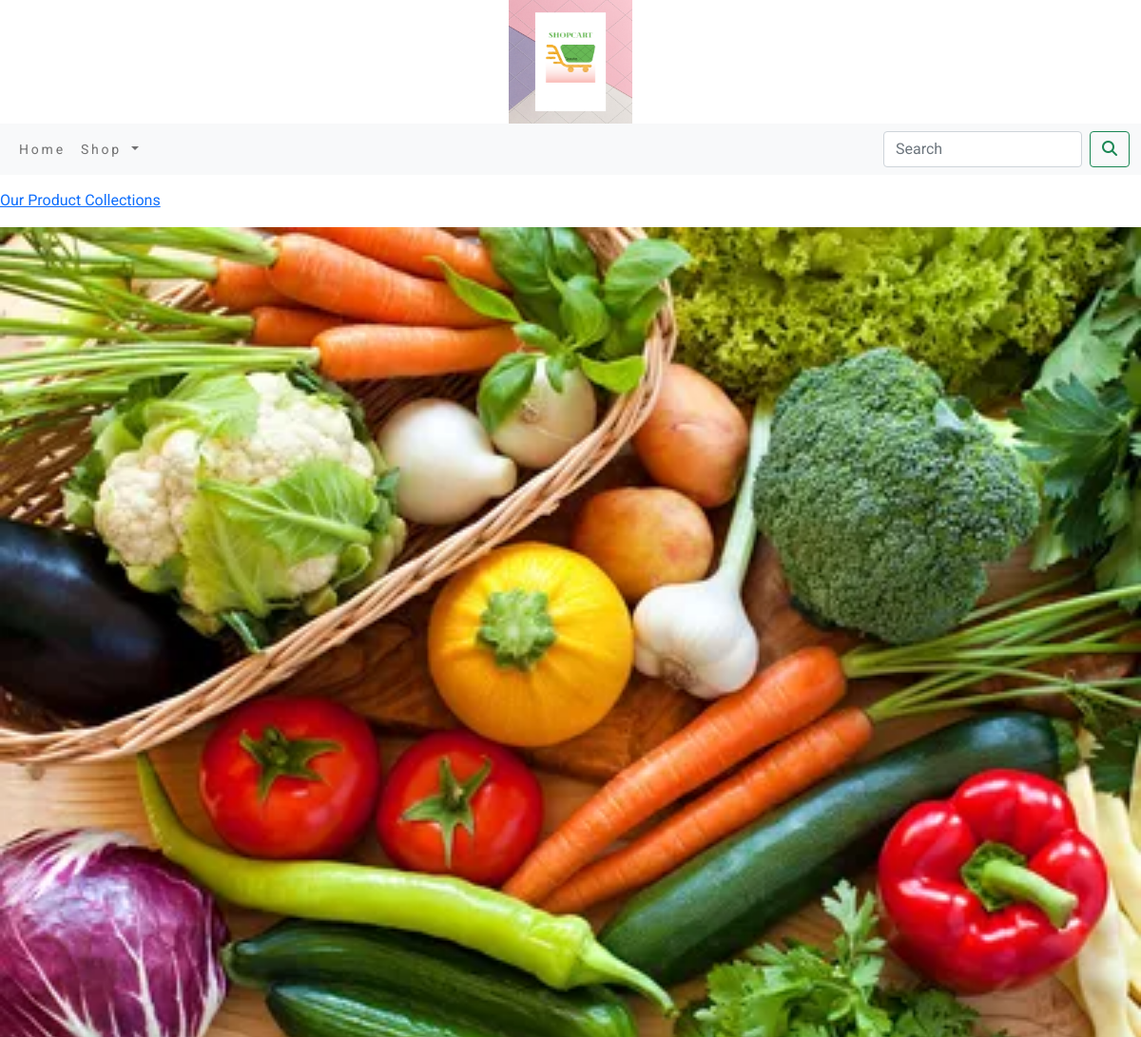
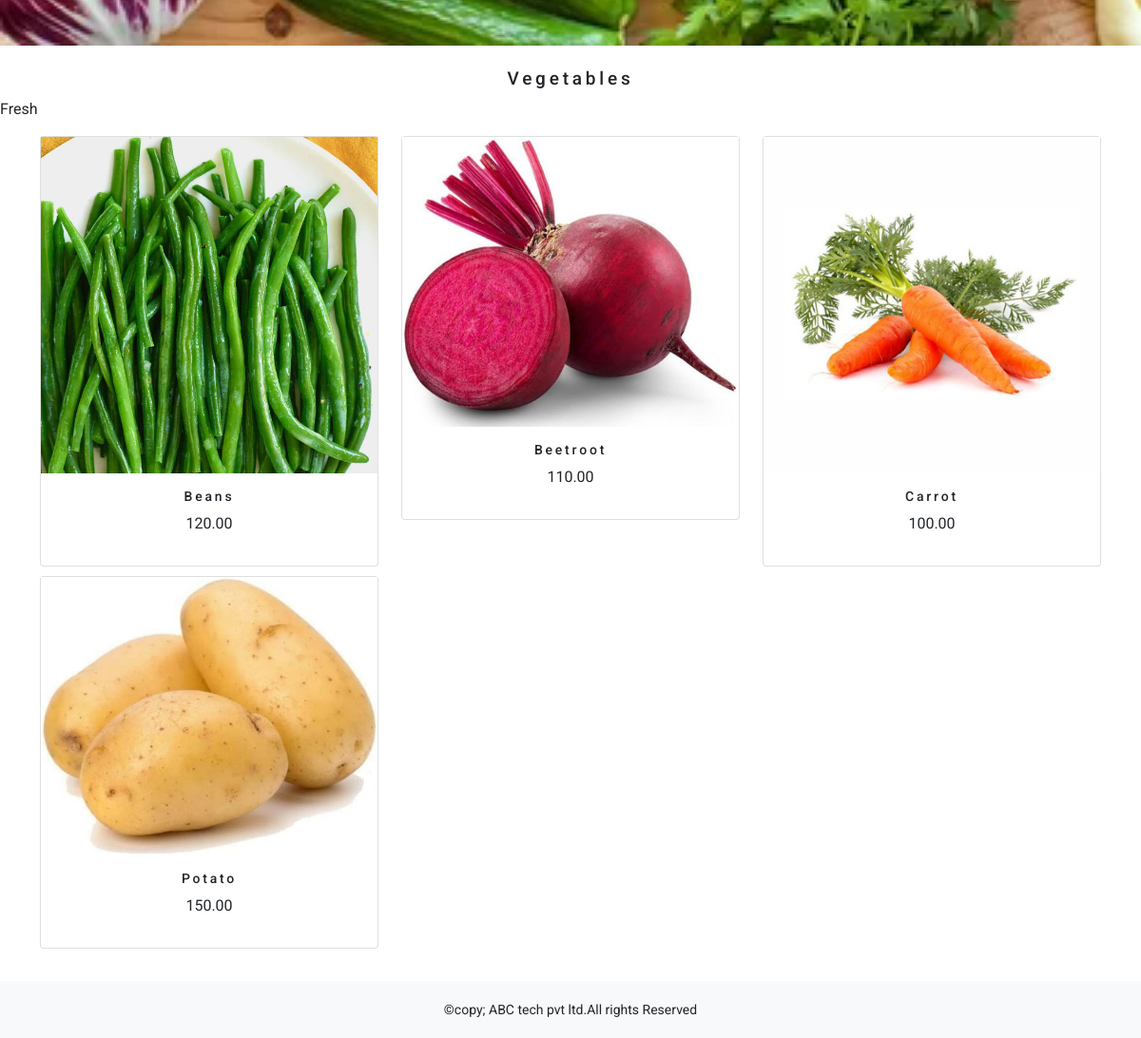
Page /ecommerce/vegetables/ on the committed database (2 pictures, top to bottom).
### ecommerceapp/models.py (models this page shows, shortened)
class Category(models.Model):
    name=models.CharField(max_length=250,unique=True)
    slug=models.SlugField(max_length=250,unique=True)
    desc=models.TextField(blank=True)
    image=models.ImageField(upload_to='category',blank=True)
    class Meta:
        ordering=('name',)
        verbose_name='category'
        verbose_name_plural='categories'
    def get_url(self):
        return reverse('ecommerceapp:products_by_category',args=[self.slug])

class Product(models.Model):
    name=models.CharField(max_length=250,unique=True)
    slug=models.SlugField(max_length=250,unique=True)
    desc=models.TextField(blank=True)
    price=models.DecimalField(max_digits=10,decimal_places=2)
    category=models.ForeignKey(Category,on_delete=models.CASCADE)
    image=models.ImageField(upload_to='product',blank=True,)
    stock=models.IntegerField()
    available=models.BooleanField(default=True)
    created=models.DateTimeField(auto_now_add=True)
    updated=models.DateTimeField(auto_now=True)
    def get_url(self):
         return  reverse('ecommerceapp:prodCatdetail',args=[self.category.slug,self.slug])
    class Meta:
        ordering = ('name',)
        verbose_name = 'product'
        verbose_name_plural = 'products'

### ecommerceapp/views.py (the view)
# urls.py: path('',views.allProdCat,name='allProdCat'),
def allProdCat(request,c_slug=None):
    c_page=None
    products_list=None
    if c_slug!=None:
        c_page=get_object_or_404(Category,slug=c_slug)
        products_list=Product.objects.all().filter(category=c_page,available=True)
    else:
        products_list=Product.objects.all().filter(available=True)
    paginator=Paginator(products_list,6)
    try:
        page=int(request.GET.get('page','1'))
    except:
        page=1
    try:
        products=paginator.page(page)
    except (EmptyPage,InvalidPage):
        products=paginator.page(paginator.num_pages)
    return render(request,"category.html",{'category':c_page,'products':products})

### cart/context_processors.py (called while the page is built)
def counter(request):
    item_count=0
    if 'admin' in request.path:
        return {}
    else:
        try:
            cart=Cart.objects.filter(cart_id=_cart_id(request))
            car_item=CartItem.objects.all().filter(cart=cart[:1])
            for cart_item in car_item:
                item_count += cart_item.quantity
        except Cart.DoesNotExist:
            item_count=0
    return dict(item_count=item_count)

### cart/views.py (called while the page is built)
def _cart_id(request):
    cart=request.session.session_key
    if not cart:
        cart=request.session.create()
    return cart

### ecommerceapp/context_processors.py (called while the page is built)
def menu_links(request):
    links=Category.objects.all()
    return dict(links=links)

### templates/category.html (shortened to what this page needs)
{% extends 'base.html' %}
{% load static %}
{% block content %}
{% if category %}
    <div>
        <div class="row my_row_class">
            <div class="mx-auto">
            <p><a href="{% url 'ecommerceapp:allProdCat' %}">Our Product Collections</a></p>
        </div>
            </div>
    </div>
    {% endif %}
<div class="mx-auto">
    {% if category %}
    <img class="my_image" src="{{category.image.url}}" alt="{{category.name}}">
</div>
     <br>
<div>
    <h1 class="text-center my_title" >{{category.name}}</h1>
    <p class="text-justify">{{category.desc}}</p>
</div>
     {% endif %}
<div class="container">
    <div class="row mx_auto">
        {% for product in products.object_list %}
        <div class="my_bottom_margin col-9 col-sm-12 col-md-4 col-lg-4">
            <div class="card text-center" style="min-width:18rem;">
                <a href="{{product.get_url}}"><img class="card-image-top my_image" src="{{product.image.url}}" alt="{{product.name}}"></a>
            <div class="card-body">
               <h4>{{product.name}}</h4>
                <p>{{product.price}}</p>
            </div>
            </div>
        </div>
        {% endfor %}
    </div>
    <br>
</div>
{% endblock %}

### static/css/custom.css (style rules this page uses)
body { font-family: 'Roboto', sans-serif; }
.my_row_class { padding-top : 15px; }
.my_image { width : 100%; height : auto; }
.my_title { font-size : 19px; text_transform : uppercase; letter-spacing :.2em; }
.my_bottom_margin { margin-bottom : 10px; }
.card-body h4 { font-size : 14px; text_transform : uppercase; letter-spacing : .2em; }

### rows in the picture
Category: image (picture), name "Vegetables", desc "Fresh"
Product: image (picture), name "Beans", price "120.00"
Product: image (picture), name "Beetroot", price "110.00"
Product: image (picture), name "Carrot", price "100.00"
Product: image (picture), name "Potato", price "150.00"
